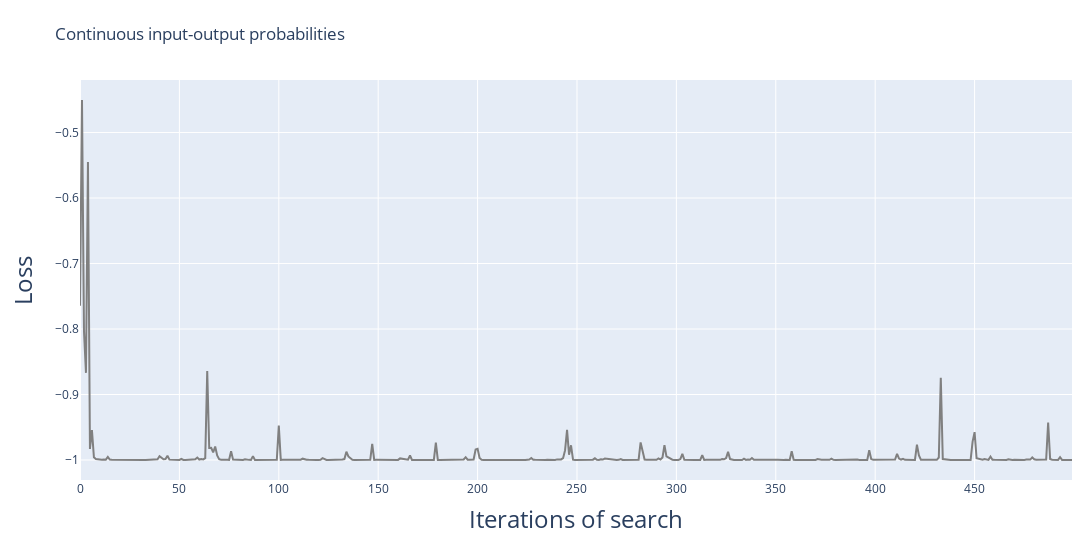
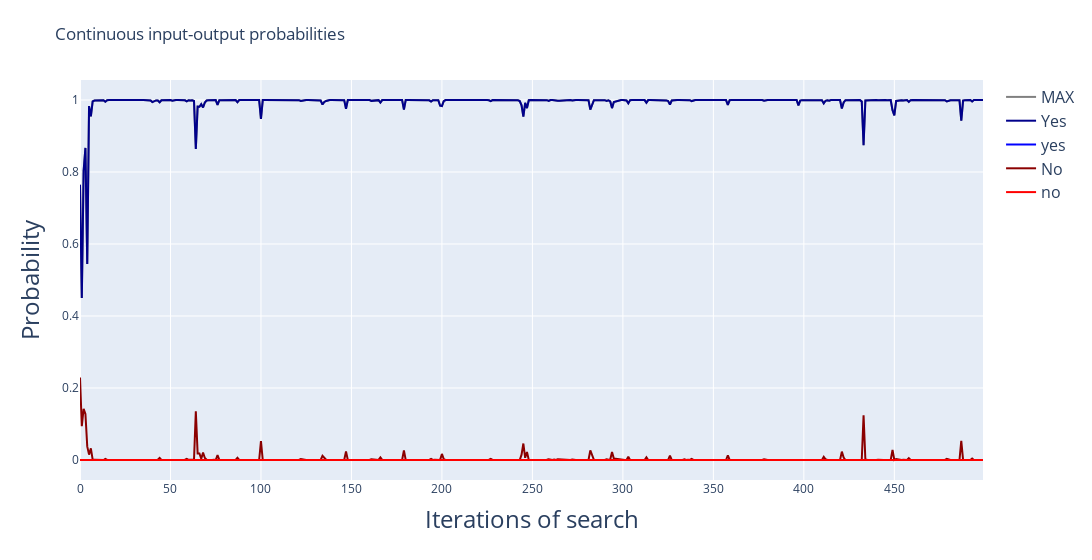
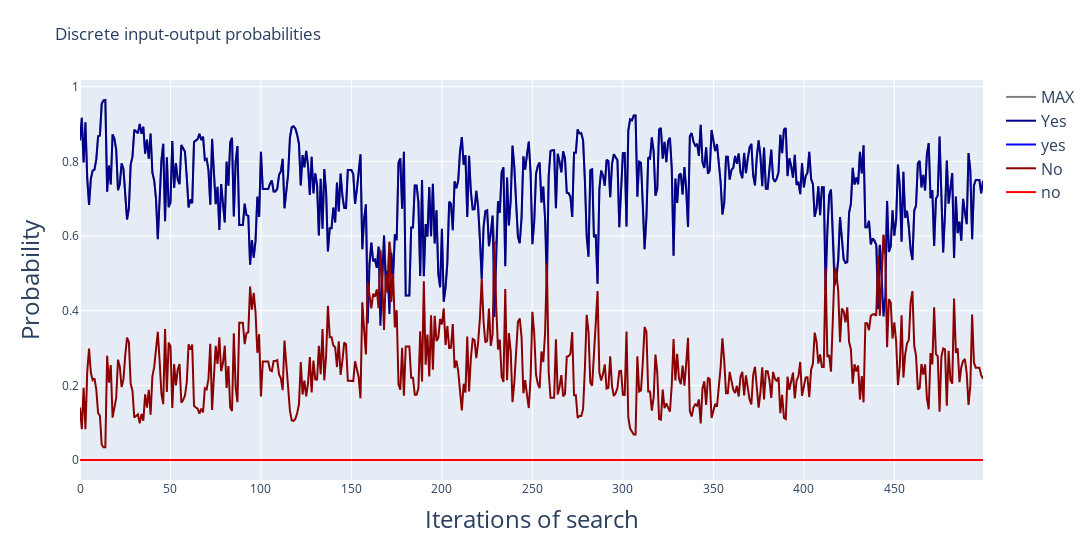

Write notebook code for charts like these, in order.
### Code cell
import plotly.graph_objects as go
# Extract the data
data = results[0]["analysis_stats"]
pred_tokens = results[0]["pred_tokens_history"]
# output_tokens = results[0]["output_tokens_hard_history"]

# Create the figure
fig = go.Figure()

# Different shades of blue and red
blue_shades = ['darkblue', 'blue', 'dodgerblue', 'lightblue', 'skyblue']
red_shades = ['darkred', 'red', 'crimson', 'lightcoral', 'salmon']

# Counters for shades
blue_idx = 0
red_idx = 0

# Add a line for each key with color based on pos/neg strings
for idx, key in enumerate(data.keys()):
    if key != "LOSS":
        continue
    if key in cfg.judge_pos_strings:
        color = blue_shades[blue_idx % len(blue_shades)]
        blue_idx += 1
    elif key in cfg.judge_neg_strings:
        color = red_shades[red_idx % len(red_shades)]
        red_idx += 1
    else:
        color = 'gray'  # fallback for keys not in either list
    
    # Only add custom hover text to the first line
    if idx == 0:
        hover_text = [
            # f"{key}: {data[key][i]:.4f}<br>pred_tokens: {pred_tokens[i]}<br>output_tokens_hard: {output_tokens[i]}"
            f"{key}: {data[key][i]:.4f}<br>pred_tokens: {pred_tokens[i]}"
            for i in range(len(data[key]))
        ]
        fig.add_trace(go.Scatter(
            y=data[key],
            mode='lines',
            name=key,
            line=dict(color=color),
            hovertemplate='%{text}<extra></extra>',
            text=hover_text
        ))
    else:
        fig.add_trace(go.Scatter(
            y=data[key],
            mode='lines',
            name=key,
            line=dict(color=color)
        ))

# Update layout
fig.update_layout(
    xaxis_title="Iterations of search",
    yaxis_title="Loss",
    title="Continuous input-output probabilities",
    hovermode='x unified',
    width=1200,
    margin=dict(l=80, r=20, t=80, b=80),
    xaxis=dict(title_font=dict(size=24)),
    yaxis=dict(title_font=dict(size=24)),
    legend=dict(font=dict(size=16))
)

fig.show()


# Extract the data
data = results[0]["analysis_stats"]
pred_tokens = results[0]["pred_tokens_history"]
# output_tokens = results[0]["output_tokens_hard_history"]

# Create the figure
fig = go.Figure()

# Different shades of blue and red
blue_shades = ['darkblue', 'blue', 'dodgerblue', 'lightblue', 'skyblue']
red_shades = ['darkred', 'red', 'crimson', 'lightcoral', 'salmon']

# Counters for shades
blue_idx = 0
red_idx = 0

# Add a line for each key with color based on pos/neg strings
for idx, key in enumerate(data.keys()):
    if key in cfg.judge_pos_strings:
        color = blue_shades[blue_idx % len(blue_shades)]
        blue_idx += 1
    elif key in cfg.judge_neg_strings:
        color = red_shades[red_idx % len(red_shades)]
        red_idx += 1
    else:
        if key == "LOSS":
            continue
        color = 'gray'  # fallback for keys not in either list
    
    # Only add custom hover text to the first line
    if idx == 0:
        hover_text = [
            # f"{key}: {data[key][i]:.4f}<br>pred_tokens: {pred_tokens[i]}<br>output_tokens_hard: {output_tokens[i]}"
            f"{key}: {data[key][i]:.4f}<br>pred_tokens: {pred_tokens[i]}"
            for i in range(len(data[key]))
        ]
        fig.add_trace(go.Scatter(
            y=data[key],
            mode='lines',
            name=key,
            line=dict(color=color),
            hovertemplate='%{text}<extra></extra>',
            text=hover_text
        ))
    else:
        fig.add_trace(go.Scatter(
            y=data[key],
            mode='lines',
            name=key,
            line=dict(color=color)
        ))

# Update layout
fig.update_layout(
    xaxis_title="Iterations of search",
    yaxis_title="Probability",
    title="Continuous input-output probabilities",
    hovermode='x unified',
    width=1200,
    margin=dict(l=80, r=20, t=80, b=80),
    xaxis=dict(title_font=dict(size=24)),
    yaxis=dict(title_font=dict(size=24)),
    legend=dict(font=dict(size=16))
)

fig.show()

# Extract the data
data = results[0]["analysis_stats_hard"]
pred_tokens = results[0]["pred_tokens_history"]
output_tokens = results[0]["output_tokens_hard_history"]

# Create the figure
fig = go.Figure()

# Different shades of blue and red
blue_shades = ['darkblue', 'blue', 'dodgerblue', 'lightblue', 'skyblue']
red_shades = ['darkred', 'red', 'crimson', 'lightcoral', 'salmon']

# Counters for shades
blue_idx = 0
red_idx = 0

# Add a line for each key with color based on pos/neg strings
for idx, key in enumerate(data.keys()):
    if key in cfg.judge_pos_strings:
        color = blue_shades[blue_idx % len(blue_shades)]
        blue_idx += 1
    elif key in cfg.judge_neg_strings:
        color = red_shades[red_idx % len(red_shades)]
        red_idx += 1
    else:
        color = 'gray'  # fallback for keys not in either list
    
    # Only add custom hover text to the first line
    if idx == 0:
        hover_text = [
            # f"{key}: {data[key][i]:.4f}<br>pred_tokens: {pred_tokens[i]}<br>output_tokens_hard: {output_tokens[i]}"
            f"{key}: {data[key][i]:.4f}<br>pred_tokens: {pred_tokens[i]}"
            for i in range(len(data[key]))
        ]
        fig.add_trace(go.Scatter(
            y=data[key],
            mode='lines',
            name=key,
            line=dict(color=color),
            hovertemplate='%{text}<extra></extra>',
            text=hover_text
        ))
    else:
        fig.add_trace(go.Scatter(
            y=data[key],
            mode='lines',
            name=key,
            line=dict(color=color)
        ))

# Update layout
fig.update_layout(
    xaxis_title="Iterations of search",
    yaxis_title="Probability",
    title="Discrete input-output probabilities",
    hovermode='x unified',
    width=1200,
    margin=dict(l=80, r=20, t=80, b=80),
    xaxis=dict(title_font=dict(size=24)),
    yaxis=dict(title_font=dict(size=24)),
    legend=dict(font=dict(size=16))
)

fig.show()

### Figure 1 — Plotly figure (JSON) as saved in the notebook; plotly's stock layout.template omitted (floating-point values rounded to 4 significant figures; data arrays with more than 128 entries replaced by an {"elided": "..."} marker saying what was removed)
{"data": [{"line": {"color": "gray"}, "mode": "lines", "name": "LOSS", "type": "scatter", "y": {"elided": "500 float values"}}], "layout": {"hovermode": "x unified", "legend": {"font": {"size": 16}}, "margin": {"b": 80, "l": 80, "r": 20, "t": 80}, "title": {"text": "Continuous input-output probabilities"}, "width": 1200, "xaxis": {"title": {"font": {"size": 24}, "text": "Iterations of search"}}, "yaxis": {"title": {"font": {"size": 24}, "text": "Loss"}}}}

### Figure 2 — Plotly figure (JSON) as saved in the notebook; plotly's stock layout.template omitted (floating-point values rounded to 4 significant figures; data arrays with more than 128 entries replaced by an {"elided": "..."} marker saying what was removed)
{"data": [{"hovertemplate": "%{text}<extra></extra>", "line": {"color": "gray"}, "mode": "lines", "name": "MAX", "text": {"elided": "500 str values"}, "type": "scatter", "y": {"elided": "500 float values"}}, {"line": {"color": "darkblue"}, "mode": "lines", "name": "Yes", "type": "scatter", "y": {"elided": "500 float values"}}, {"line": {"color": "blue"}, "mode": "lines", "name": "yes", "type": "scatter", "y": {"elided": "500 float values"}}, {"line": {"color": "darkred"}, "mode": "lines", "name": "No", "type": "scatter", "y": {"elided": "500 float values"}}, {"line": {"color": "red"}, "mode": "lines", "name": "no", "type": "scatter", "y": {"elided": "500 float values"}}], "layout": {"hovermode": "x unified", "legend": {"font": {"size": 16}}, "margin": {"b": 80, "l": 80, "r": 20, "t": 80}, "title": {"text": "Continuous input-output probabilities"}, "width": 1200, "xaxis": {"title": {"font": {"size": 24}, "text": "Iterations of search"}}, "yaxis": {"title": {"font": {"size": 24}, "text": "Probability"}}}}

### Figure 3 — Plotly figure (JSON) as saved in the notebook; plotly's stock layout.template omitted (floating-point values rounded to 4 significant figures; data arrays with more than 128 entries replaced by an {"elided": "..."} marker saying what was removed)
{"data": [{"hovertemplate": "%{text}<extra></extra>", "line": {"color": "gray"}, "mode": "lines", "name": "MAX", "text": {"elided": "500 str values"}, "type": "scatter", "y": {"elided": "500 float values"}}, {"line": {"color": "darkblue"}, "mode": "lines", "name": "Yes", "type": "scatter", "y": {"elided": "500 float values"}}, {"line": {"color": "blue"}, "mode": "lines", "name": "yes", "type": "scatter", "y": {"elided": "500 float values"}}, {"line": {"color": "darkred"}, "mode": "lines", "name": "No", "type": "scatter", "y": {"elided": "500 float values"}}, {"line": {"color": "red"}, "mode": "lines", "name": "no", "type": "scatter", "y": {"elided": "500 float values"}}], "layout": {"hovermode": "x unified", "legend": {"font": {"size": 16}}, "margin": {"b": 80, "l": 80, "r": 20, "t": 80}, "title": {"text": "Discrete input-output probabilities"}, "width": 1200, "xaxis": {"title": {"font": {"size": 24}, "text": "Iterations of search"}}, "yaxis": {"title": {"font": {"size": 24}, "text": "Probability"}}}}
